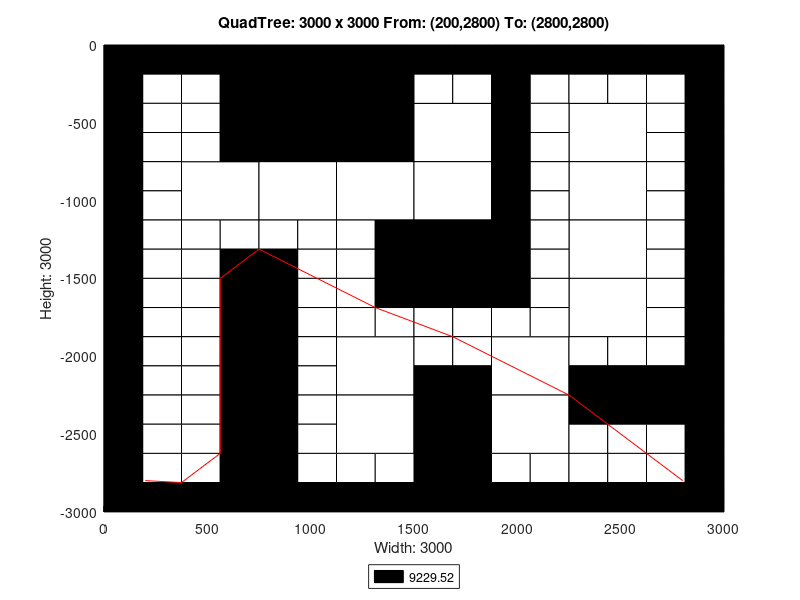

MATLAB code to generate this figure:
axis([0 3000 -3000 0]);
title('QuadTree: 3000 x 3000 From: (200,2800) To: (2800,2800)');
xlabel('Width: 3000');
ylabel('Height: 3000');
rectangle('Position',[750 -750 750 750], 'FaceColor',[0 0 0]);
rectangle('Position',[375 -1125 375 375], 'FaceColor',[1 1 1]);
rectangle('Position',[750 -1125 375 375], 'FaceColor',[1 1 1]);
rectangle('Position',[1125 -1125 375 375], 'FaceColor',[1 1 1]);
rectangle('Position',[1500 -750 375 375], 'FaceColor',[1 1 1]);
rectangle('Position',[2250 -750 375 375], 'FaceColor',[1 1 1]);
rectangle('Position',[1500 -1125 375 375], 'FaceColor',[1 1 1]);
rectangle('Position',[1500 -1500 375 375], 'FaceColor',[0 0 0]);
rectangle('Position',[2250 -1125 375 375], 'FaceColor',[1 1 1]);
rectangle('Position',[2250 -1500 375 375], 'FaceColor',[1 1 1]);
rectangle('Position',[1125 -2250 375 375], 'FaceColor',[1 1 1]);
rectangle('Position',[1125 -2625 375 375], 'FaceColor',[1 1 1]);
rectangle('Position',[1875 -2250 375 375], 'FaceColor',[1 1 1]);
rectangle('Position',[2250 -1875 375 375], 'FaceColor',[1 1 1]);
rectangle('Position',[1500 -2625 375 375], 'FaceColor',[0 0 0]);
rectangle('Position',[1875 -2625 375 375], 'FaceColor',[1 1 1]);
rectangle('Position',[1500 -3000 375 375], 'FaceColor',[0 0 0]);
rectangle('Position',[0 -187.5 187.5 187.5], 'FaceColor',[0 0 0]);
rectangle('Position',[187.5 -187.5 187.5 187.5], 'FaceColor',[0 0 0]);
rectangle('Position',[0 -375 187.5 187.5], 'FaceColor',[0 0 0]);
rectangle('Position',[187.5 -375 187.5 187.5], 'FaceColor',[1 1 1]);
rectangle('Position',[375 -187.5 187.5 187.5], 'FaceColor',[0 0 0]);
rectangle('Position',[562.5 -187.5 187.5 187.5], 'FaceColor',[0 0 0]);
rectangle('Position',[375 -375 187.5 187.5], 'FaceColor',[1 1 1]);
rectangle('Position',[562.5 -375 187.5 187.5], 'FaceColor',[0 0 0]);
rectangle('Position',[0 -562.5 187.5 187.5], 'FaceColor',[0 0 0]);
rectangle('Position',[187.5 -562.5 187.5 187.5], 'FaceColor',[1 1 1]);
rectangle('Position',[0 -750 187.5 187.5], 'FaceColor',[0 0 0]);
rectangle('Position',[187.5 -750 187.5 187.5], 'FaceColor',[1 1 1]);
rectangle('Position',[375 -562.5 187.5 187.5], 'FaceColor',[1 1 1]);
rectangle('Position',[562.5 -562.5 187.5 187.5], 'FaceColor',[0 0 0]);
rectangle('Position',[375 -750 187.5 187.5], 'FaceColor',[1 1 1]);
rectangle('Position',[562.5 -750 187.5 187.5], 'FaceColor',[0 0 0]);
rectangle('Position',[0 -937.5 187.5 187.5], 'FaceColor',[0 0 0]);
rectangle('Position',[187.5 -937.5 187.5 187.5], 'FaceColor',[1 1 1]);
rectangle('Position',[0 -1125 187.5 187.5], 'FaceColor',[0 0 0]);
rectangle('Position',[187.5 -1125 187.5 187.5], 'FaceColor',[1 1 1]);
rectangle('Position',[0 -1312.5 187.5 187.5], 'FaceColor',[0 0 0]);
rectangle('Position',[187.5 -1312.5 187.5 187.5], 'FaceColor',[1 1 1]);
rectangle('Position',[0 -1500 187.5 187.5], 'FaceColor',[0 0 0]);
rectangle('Position',[187.5 -1500 187.5 187.5], 'FaceColor',[1 1 1]);
rectangle('Position',[375 -1312.5 187.5 187.5], 'FaceColor',[1 1 1]);
rectangle('Position',[562.5 -1312.5 187.5 187.5], 'FaceColor',[1 1 1]);
rectangle('Position',[375 -1500 187.5 187.5], 'FaceColor',[1 1 1]);
rectangle('Position',[562.5 -1500 187.5 187.5], 'FaceColor',[0 0 0]);
rectangle('Position',[750 -1312.5 187.5 187.5], 'FaceColor',[1 1 1]);
rectangle('Position',[937.5 -1312.5 187.5 187.5], 'FaceColor',[1 1 1]);
rectangle('Position',[750 -1500 187.5 187.5], 'FaceColor',[0 0 0]);
rectangle('Position',[937.5 -1500 187.5 187.5], 'FaceColor',[1 1 1]);
rectangle('Position',[1125 -1312.5 187.5 187.5], 'FaceColor',[1 1 1]);
rectangle('Position',[1312.5 -1312.5 187.5 187.5], 'FaceColor',[0 0 0]);
rectangle('Position',[1125 -1500 187.5 187.5], 'FaceColor',[1 1 1]);
rectangle('Position',[1312.5 -1500 187.5 187.5], 'FaceColor',[0 0 0]);
rectangle('Position',[1500 -187.5 187.5 187.5], 'FaceColor',[0 0 0]);
rectangle('Position',[1687.5 -187.5 187.5 187.5], 'FaceColor',[0 0 0]);
rectangle('Position',[1500 -375 187.5 187.5], 'FaceColor',[1 1 1]);
rectangle('Position',[1687.5 -375 187.5 187.5], 'FaceColor',[1 1 1]);
rectangle('Position',[1875 -187.5 187.5 187.5], 'FaceColor',[0 0 0]);
rectangle('Position',[2062.5 -187.5 187.5 187.5], 'FaceColor',[0 0 0]);
rectangle('Position',[1875 -375 187.5 187.5], 'FaceColor',[0 0 0]);
rectangle('Position',[2062.5 -375 187.5 187.5], 'FaceColor',[1 1 1]);
rectangle('Position',[1875 -562.5 187.5 187.5], 'FaceColor',[0 0 0]);
rectangle('Position',[2062.5 -562.5 187.5 187.5], 'FaceColor',[1 1 1]);
rectangle('Position',[1875 -750 187.5 187.5], 'FaceColor',[0 0 0]);
rectangle('Position',[2062.5 -750 187.5 187.5], 'FaceColor',[1 1 1]);
rectangle('Position',[2250 -187.5 187.5 187.5], 'FaceColor',[0 0 0]);
rectangle('Position',[2437.5 -187.5 187.5 187.5], 'FaceColor',[0 0 0]);
rectangle('Position',[2250 -375 187.5 187.5], 'FaceColor',[1 1 1]);
rectangle('Position',[2437.5 -375 187.5 187.5], 'FaceColor',[1 1 1]);
rectangle('Position',[2625 -187.5 187.5 187.5], 'FaceColor',[0 0 0]);
rectangle('Position',[2812.5 -187.5 187.5 187.5], 'FaceColor',[0 0 0]);
rectangle('Position',[2625 -375 187.5 187.5], 'FaceColor',[1 1 1]);
rectangle('Position',[2812.5 -375 187.5 187.5], 'FaceColor',[0 0 0]);
rectangle('Position',[2625 -562.5 187.5 187.5], 'FaceColor',[1 1 1]);
rectangle('Position',[2812.5 -562.5 187.5 187.5], 'FaceColor',[0 0 0]);
rectangle('Position',[2625 -750 187.5 187.5], 'FaceColor',[1 1 1]);
rectangle('Position',[2812.5 -750 187.5 187.5], 'FaceColor',[0 0 0]);
rectangle('Position',[1875 -937.5 187.5 187.5], 'FaceColor',[0 0 0]);
rectangle('Position',[2062.5 -937.5 187.5 187.5], 'FaceColor',[1 1 1]);
rectangle('Position',[1875 -1125 187.5 187.5], 'FaceColor',[0 0 0]);
rectangle('Position',[2062.5 -1125 187.5 187.5], 'FaceColor',[1 1 1]);
rectangle('Position',[1875 -1312.5 187.5 187.5], 'FaceColor',[0 0 0]);
rectangle('Position',[2062.5 -1312.5 187.5 187.5], 'FaceColor',[1 1 1]);
rectangle('Position',[1875 -1500 187.5 187.5], 'FaceColor',[0 0 0]);
rectangle('Position',[2062.5 -1500 187.5 187.5], 'FaceColor',[1 1 1]);
rectangle('Position',[2625 -937.5 187.5 187.5], 'FaceColor',[1 1 1]);
rectangle('Position',[2812.5 -937.5 187.5 187.5], 'FaceColor',[0 0 0]);
rectangle('Position',[2625 -1125 187.5 187.5], 'FaceColor',[1 1 1]);
rectangle('Position',[2812.5 -1125 187.5 187.5], 'FaceColor',[0 0 0]);
rectangle('Position',[2625 -1312.5 187.5 187.5], 'FaceColor',[1 1 1]);
rectangle('Position',[2812.5 -1312.5 187.5 187.5], 'FaceColor',[0 0 0]);
rectangle('Position',[2625 -1500 187.5 187.5], 'FaceColor',[1 1 1]);
rectangle('Position',[2812.5 -1500 187.5 187.5], 'FaceColor',[0 0 0]);
rectangle('Position',[0 -1687.5 187.5 187.5], 'FaceColor',[0 0 0]);
rectangle('Position',[187.5 -1687.5 187.5 187.5], 'FaceColor',[1 1 1]);
rectangle('Position',[0 -1875 187.5 187.5], 'FaceColor',[0 0 0]);
rectangle('Position',[187.5 -1875 187.5 187.5], 'FaceColor',[1 1 1]);
rectangle('Position',[375 -1687.5 187.5 187.5], 'FaceColor',[1 1 1]);
rectangle('Position',[562.5 -1687.5 187.5 187.5], 'FaceColor',[0 0 0]);
rectangle('Position',[375 -1875 187.5 187.5], 'FaceColor',[1 1 1]);
rectangle('Position',[562.5 -1875 187.5 187.5], 'FaceColor',[0 0 0]);
rectangle('Position',[0 -2062.5 187.5 187.5], 'FaceColor',[0 0 0]);
rectangle('Position',[187.5 -2062.5 187.5 187.5], 'FaceColor',[1 1 1]);
rectangle('Position',[0 -2250 187.5 187.5], 'FaceColor',[0 0 0]);
rectangle('Position',[187.5 -2250 187.5 187.5], 'FaceColor',[1 1 1]);
rectangle('Position',[375 -2062.5 187.5 187.5], 'FaceColor',[1 1 1]);
rectangle('Position',[562.5 -2062.5 187.5 187.5], 'FaceColor',[0 0 0]);
rectangle('Position',[375 -2250 187.5 187.5], 'FaceColor',[1 1 1]);
rectangle('Position',[562.5 -2250 187.5 187.5], 'FaceColor',[0 0 0]);
rectangle('Position',[750 -1687.5 187.5 187.5], 'FaceColor',[0 0 0]);
rectangle('Position',[937.5 -1687.5 187.5 187.5], 'FaceColor',[1 1 1]);
rectangle('Position',[750 -1875 187.5 187.5], 'FaceColor',[0 0 0]);
rectangle('Position',[937.5 -1875 187.5 187.5], 'FaceColor',[1 1 1]);
rectangle('Position',[1125 -1687.5 187.5 187.5], 'FaceColor',[1 1 1]);
rectangle('Position',[1312.5 -1687.5 187.5 187.5], 'FaceColor',[0 0 0]);
rectangle('Position',[1125 -1875 187.5 187.5], 'FaceColor',[1 1 1]);
rectangle('Position',[1312.5 -1875 187.5 187.5], 'FaceColor',[1 1 1]);
rectangle('Position',[750 -2062.5 187.5 187.5], 'FaceColor',[0 0 0]);
rectangle('Position',[937.5 -2062.5 187.5 187.5], 'FaceColor',[1 1 1]);
rectangle('Position',[750 -2250 187.5 187.5], 'FaceColor',[0 0 0]);
rectangle('Position',[937.5 -2250 187.5 187.5], 'FaceColor',[1 1 1]);
rectangle('Position',[0 -2437.5 187.5 187.5], 'FaceColor',[0 0 0]);
rectangle('Position',[187.5 -2437.5 187.5 187.5], 'FaceColor',[1 1 1]);
rectangle('Position',[0 -2625 187.5 187.5], 'FaceColor',[0 0 0]);
rectangle('Position',[187.5 -2625 187.5 187.5], 'FaceColor',[1 1 1]);
rectangle('Position',[375 -2437.5 187.5 187.5], 'FaceColor',[1 1 1]);
rectangle('Position',[562.5 -2437.5 187.5 187.5], 'FaceColor',[0 0 0]);
rectangle('Position',[375 -2625 187.5 187.5], 'FaceColor',[1 1 1]);
rectangle('Position',[562.5 -2625 187.5 187.5], 'FaceColor',[0 0 0]);
rectangle('Position',[0 -2812.5 187.5 187.5], 'FaceColor',[0 0 0]);
rectangle('Position',[187.5 -2812.5 187.5 187.5], 'FaceColor',[1 1 1]);
rectangle('Position',[0 -3000 187.5 187.5], 'FaceColor',[0 0 0]);
rectangle('Position',[187.5 -3000 187.5 187.5], 'FaceColor',[0 0 0]);
rectangle('Position',[375 -2812.5 187.5 187.5], 'FaceColor',[1 1 1]);
rectangle('Position',[562.5 -2812.5 187.5 187.5], 'FaceColor',[0 0 0]);
rectangle('Position',[375 -3000 187.5 187.5], 'FaceColor',[0 0 0]);
rectangle('Position',[562.5 -3000 187.5 187.5], 'FaceColor',[0 0 0]);
rectangle('Position',[750 -2437.5 187.5 187.5], 'FaceColor',[0 0 0]);
rectangle('Position',[937.5 -2437.5 187.5 187.5], 'FaceColor',[1 1 1]);
rectangle('Position',[750 -2625 187.5 187.5], 'FaceColor',[0 0 0]);
rectangle('Position',[937.5 -2625 187.5 187.5], 'FaceColor',[1 1 1]);
rectangle('Position',[750 -2812.5 187.5 187.5], 'FaceColor',[0 0 0]);
rectangle('Position',[937.5 -2812.5 187.5 187.5], 'FaceColor',[1 1 1]);
rectangle('Position',[750 -3000 187.5 187.5], 'FaceColor',[0 0 0]);
rectangle('Position',[937.5 -3000 187.5 187.5], 'FaceColor',[0 0 0]);
rectangle('Position',[1125 -2812.5 187.5 187.5], 'FaceColor',[1 1 1]);
rectangle('Position',[1312.5 -2812.5 187.5 187.5], 'FaceColor',[1 1 1]);
rectangle('Position',[1125 -3000 187.5 187.5], 'FaceColor',[0 0 0]);
rectangle('Position',[1312.5 -3000 187.5 187.5], 'FaceColor',[0 0 0]);
rectangle('Position',[1500 -1687.5 187.5 187.5], 'FaceColor',[0 0 0]);
rectangle('Position',[1687.5 -1687.5 187.5 187.5], 'FaceColor',[0 0 0]);
rectangle('Position',[1500 -1875 187.5 187.5], 'FaceColor',[1 1 1]);
rectangle('Position',[1687.5 -1875 187.5 187.5], 'FaceColor',[1 1 1]);
rectangle('Position',[1875 -1687.5 187.5 187.5], 'FaceColor',[0 0 0]);
rectangle('Position',[2062.5 -1687.5 187.5 187.5], 'FaceColor',[1 1 1]);
rectangle('Position',[1875 -1875 187.5 187.5], 'FaceColor',[1 1 1]);
rectangle('Position',[2062.5 -1875 187.5 187.5], 'FaceColor',[1 1 1]);
rectangle('Position',[1500 -2062.5 187.5 187.5], 'FaceColor',[1 1 1]);
rectangle('Position',[1687.5 -2062.5 187.5 187.5], 'FaceColor',[1 1 1]);
rectangle('Position',[1500 -2250 187.5 187.5], 'FaceColor',[0 0 0]);
rectangle('Position',[1687.5 -2250 187.5 187.5], 'FaceColor',[0 0 0]);
rectangle('Position',[2625 -1687.5 187.5 187.5], 'FaceColor',[1 1 1]);
rectangle('Position',[2812.5 -1687.5 187.5 187.5], 'FaceColor',[0 0 0]);
rectangle('Position',[2625 -1875 187.5 187.5], 'FaceColor',[1 1 1]);
rectangle('Position',[2812.5 -1875 187.5 187.5], 'FaceColor',[0 0 0]);
rectangle('Position',[2250 -2062.5 187.5 187.5], 'FaceColor',[1 1 1]);
rectangle('Position',[2437.5 -2062.5 187.5 187.5], 'FaceColor',[1 1 1]);
rectangle('Position',[2250 -2250 187.5 187.5], 'FaceColor',[0 0 0]);
rectangle('Position',[2437.5 -2250 187.5 187.5], 'FaceColor',[0 0 0]);
rectangle('Position',[2625 -2062.5 187.5 187.5], 'FaceColor',[1 1 1]);
rectangle('Position',[2812.5 -2062.5 187.5 187.5], 'FaceColor',[0 0 0]);
rectangle('Position',[2625 -2250 187.5 187.5], 'FaceColor',[0 0 0]);
rectangle('Position',[2812.5 -2250 187.5 187.5], 'FaceColor',[0 0 0]);
rectangle('Position',[1875 -2812.5 187.5 187.5], 'FaceColor',[1 1 1]);
rectangle('Position',[2062.5 -2812.5 187.5 187.5], 'FaceColor',[1 1 1]);
rectangle('Position',[1875 -3000 187.5 187.5], 'FaceColor',[0 0 0]);
rectangle('Position',[2062.5 -3000 187.5 187.5], 'FaceColor',[0 0 0]);
rectangle('Position',[2250 -2437.5 187.5 187.5], 'FaceColor',[0 0 0]);
rectangle('Position',[2437.5 -2437.5 187.5 187.5], 'FaceColor',[0 0 0]);
rectangle('Position',[2250 -2625 187.5 187.5], 'FaceColor',[1 1 1]);
rectangle('Position',[2437.5 -2625 187.5 187.5], 'FaceColor',[1 1 1]);
rectangle('Position',[2625 -2437.5 187.5 187.5], 'FaceColor',[0 0 0]);
rectangle('Position',[2812.5 -2437.5 187.5 187.5], 'FaceColor',[0 0 0]);
rectangle('Position',[2625 -2625 187.5 187.5], 'FaceColor',[1 1 1]);
rectangle('Position',[2812.5 -2625 187.5 187.5], 'FaceColor',[0 0 0]);
rectangle('Position',[2250 -2812.5 187.5 187.5], 'FaceColor',[1 1 1]);
rectangle('Position',[2437.5 -2812.5 187.5 187.5], 'FaceColor',[1 1 1]);
rectangle('Position',[2250 -3000 187.5 187.5], 'FaceColor',[0 0 0]);
rectangle('Position',[2437.5 -3000 187.5 187.5], 'FaceColor',[0 0 0]);
rectangle('Position',[2625 -2812.5 187.5 187.5], 'FaceColor',[1 1 1]);
rectangle('Position',[2812.5 -2812.5 187.5 187.5], 'FaceColor',[0 0 0]);
rectangle('Position',[2625 -3000 187.5 187.5], 'FaceColor',[0 0 0]);
rectangle('Position',[2812.5 -3000 187.5 187.5], 'FaceColor',[0 0 0]);
X=[2800,2800,2625,2437.5,2250,2250,1687.5,1312.5,1312.5,1312.5,750,750,750,562.5,562.5,562.5,562.5,562.5,562.5,562.5,375,200];
Y=[-2800,-2800,-2625,-2437.5,-2250,-2250,-1875,-1687.5,-1687.5,-1687.5,-1312.5,-1312.5,-1312.5,-1500,-1687.5,-1875,-2062.5,-2250,-2437.5,-2625,-2812.5,-2800];
hold on;
plot(X,Y,'r');
legend('9229.52','Location','southoutside');
